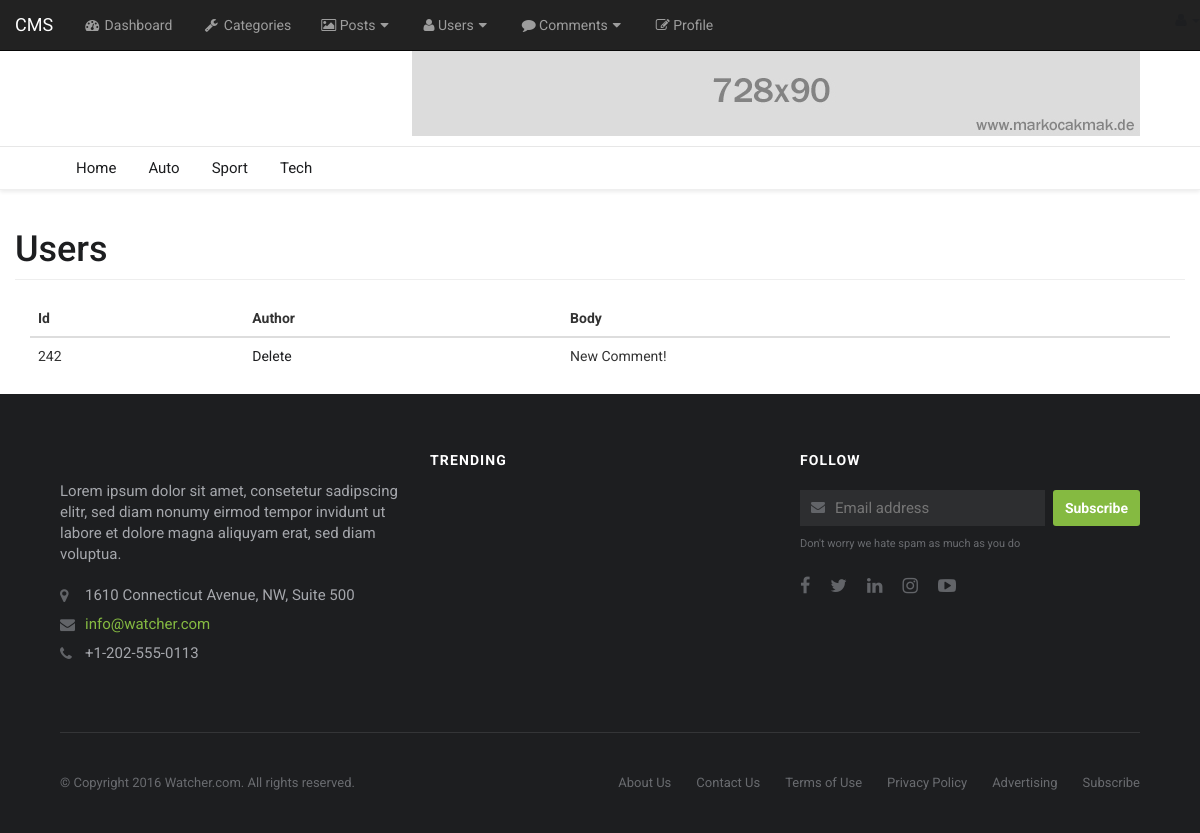
The app's page /CMS/nepotrebni/comment_photo.php?id=482 (signed in) with its own data.
### tables this page shows
CREATE TABLE `category` (
  `id` int(11) NOT NULL,
  `cat_title` varchar(255) NOT NULL
);

CREATE TABLE `comments` (
  `id` int(11) NOT NULL,
  `post_id` int(11) NOT NULL,
  `user_id` int(11) NOT NULL,
  `body` text NOT NULL,
  `reports` int(255) NOT NULL DEFAULT 0,
  `status` varchar(255) NOT NULL DEFAULT 'Unapproved',
  `date` varchar(255) NOT NULL
);

### 1)Database_and_Classes/database.php (called while the page is built, shortened)
<?php
class Database {
public $connection;
public function open_db_connection() {
$this->connection = new mysqli(DB_HOST, DB_USER, DB_PASS, DB_NAME);
}
public function query($sql) {
$result = $this->connection->query($sql);
return $result;
}
public function escape_string($string) {
$escaped_string = $this->connection->real_escape_string($string);
return $escaped_string;
}
}
$database = new Database();
?>

### 1)Database_and_Classes/db_object.php (called while the page is built, shortened)
<?php
class Db_object {
public static function find_all() {
return static::find_by_query("SELECT * FROM " . static::$db_table . " ");
}
public static function find_by_query($sql) {
global $database;
$result_set = $database->query($sql);
$the_object_array = array();
while($row = mysqli_fetch_array($result_set)) {
$the_object_array[] = static::instantation($row);
}
return $the_object_array;
}
public static function instantation($the_record) {
$the_object_user = new $calling_class;
foreach ($the_record as $the_attribute => $value) {
if($the_object_user->has_the_attribute($the_attribute)) {
$the_object_user->$the_attribute = $value;
}
}
return $the_object_user;
}
private function has_the_attribute($the_attribute) {
$object_properties = get_object_vars($this);
return array_key_exists($the_attribute, $object_properties);
}
}
?>

### 1)Database_and_Classes/post.php (called while the page is built, shortened)
<?php
class Post extends Db_object {
public static function posts_in_category($category) {
return static::find_by_query("SELECT * FROM posts WHERE category_id = '" . $category . "'" . "order by length(priority), priority");
}
}
?>

### 1)Database_and_Classes/session.php (called while the page is built, shortened)
<?php
class Session {
private $signed_in       = false;
public function is_signed_in() {
return $this->signed_in;
}
private function check_login() {
if(isset($_SESSION['user_id'])) {
$this->signed_in = true;
} else {
unset($this->user_id);
$this->signed_in = false;
}
}
}
$session = new Session;
?>

### 1)Database_and_Classes/comment.php (called while the page is built, shortened)
<?php
class Comment extends Db_object {
protected static $db_table = "comments";
public static function find_the_comments($post_id=0) {
global $database;
$sql  = "SELECT * FROM " . self::$db_table;
$sql .= " WHERE post_id = " . $database->escape_string($post_id);
$sql .= " AND status = 'Approved' ";
$sql .= " ORDER  BY post_id ASC";
return self::find_by_query($sql);
}
}
?>

### CMS/nepotrebni/comment_photo.php (the view, shortened to what this page needs)
<?php include("includes/header.php"); ?>
<?php
$comments = Comment::find_the_comments($_GET['id']);
?>
<nav class="navbar navbar-inverse navbar-fixed-top" role="navigation">
<?php
include("includes/top_nav.php");
?>
<?php
include("includes/side_nav.php")
?>
</nav>
<div id="page-wrapper">
<div class="container-fluid">
<div class="row">
<div class="col-lg-12">
<h1 class="page-header">
Users
</h1>
<div class="col-md-12">
<table class="table table-hover" >
<thead>
<tr>
<th>Id</th>
<th>Author</th>
<th>Body</th>
</tr>
</thead>
<tbody>
<?php foreach($comments as $comment) : ?>
<tr>
<td><?php echo $comment->id; ?></td>
<td><?php echo $comment->author; ?>
<div class="actions_links">
<a href="delete_comment_photo.php?id=<?php echo $comment->id ?>" >Delete</a>
</div>
</td>
<td> <?php echo $comment->body; ?> </td>
</tr>
<?php endforeach; ?>
</tbody>
</table>
</div>
</div>
</div>
</div>
</div>
  <?php include("includes/footer.php"); ?>

### includes/header.php (shortened to what this page needs)
<?php
require_once("includes/init.php");
$categories = Category::find_all();
?>
<!doctype html>
<html lang="zxx">
<head>
<link rel="stylesheet" href="css/bootstrap.min.css">
<link href="css/font-awesome/css/font-awesome.min.css" rel="stylesheet">
<link href="css/ts.css" rel="stylesheet">
<link href="js/slick/slick.css" rel="stylesheet">
<link href="js/lity/lity.min.css" rel="stylesheet">
<link href="css/style.css" rel="stylesheet">
</head>
<body>
<?php $breaking_posts = Post::posts_in_category(1); ?>
<div class="wrapper">
<header class="header1 header-megamenu">
<div class="topbar">
<div class="container">
<div class="row">
<div class="col-md-8 col-sm-8 hidden-xs">
<div class="newsfeed">
<span>Breaking:</span>
<div class="news-carousel">
<?php
$i = 0;
foreach($breaking_posts as $post) :
if($i<5) {
?>
<div class="item"><a href="./post_page_01.html"><?php echo $post->title; ?></a></div>
<?php
}
$i++;
endforeach;
?>
</div>
</div>
</div>
<div class="col-md-4 col-sm-4 col-xs-12">
<div class="pull-right account-options">
<?php
if($session->is_signed_in()) {
echo "<a href=''>{$_SESSION['username']}</a>";
} else {
echo "<a href='registration.php'>Sign Up</a>";
}
?>
<span>|</span>
<?php
if($session->is_signed_in()) {
echo "<a style='border:0px solid white; padding:0px;' href='logout.php'>Logout</a>";
} else {
echo "<a href='login.php' class='login'>Sign In</a>";
}
?>
</div>
</div>
</div>
</div>
</div>
<div class="navbar-header padding-vertical-10">
<div class="container">
<div style="padding-bottom:0px;" class="ad-banner pull-right hidden-xs">
<a href="index.php"><img src="images/ads/728x90.jpg" class="img-responsive" alt=""/></a>
</div>
</div>
</div>
<div class="container">
<div id="navbar" class="navbar-collapse collapse">
<ul class="nav navbar-nav">
<li <?php
$url = array_slice(explode('/', $url = $_SERVER['REQUEST_URI']), -1)[0];
if($url == "index.php") {
echo "style='background-color:#ededed;'";
}
?> class="dropdown dropdown-v2">
<a href="index.php">Home</a>
</li>
<?php foreach($categories as $category) : ?>
<li <?php if(isset($_GET['category']) && $category->cat_title == $_GET['category']) { echo "style='background-color:#ededed;'"; } ?> >
<a  href="category.php?c=<?php echo $category->id . "/" . $category->cat_title ; ?>"><?php echo $category->cat_title; ?></a>
</li>
<?php endforeach; ?>
</ul>
</div>
</div>
</header>

### records on screen
category: cat_title "Auto"
category: cat_title "Sport"
category: cat_title "Tech"
comments: id "242", body "New Comment!"
